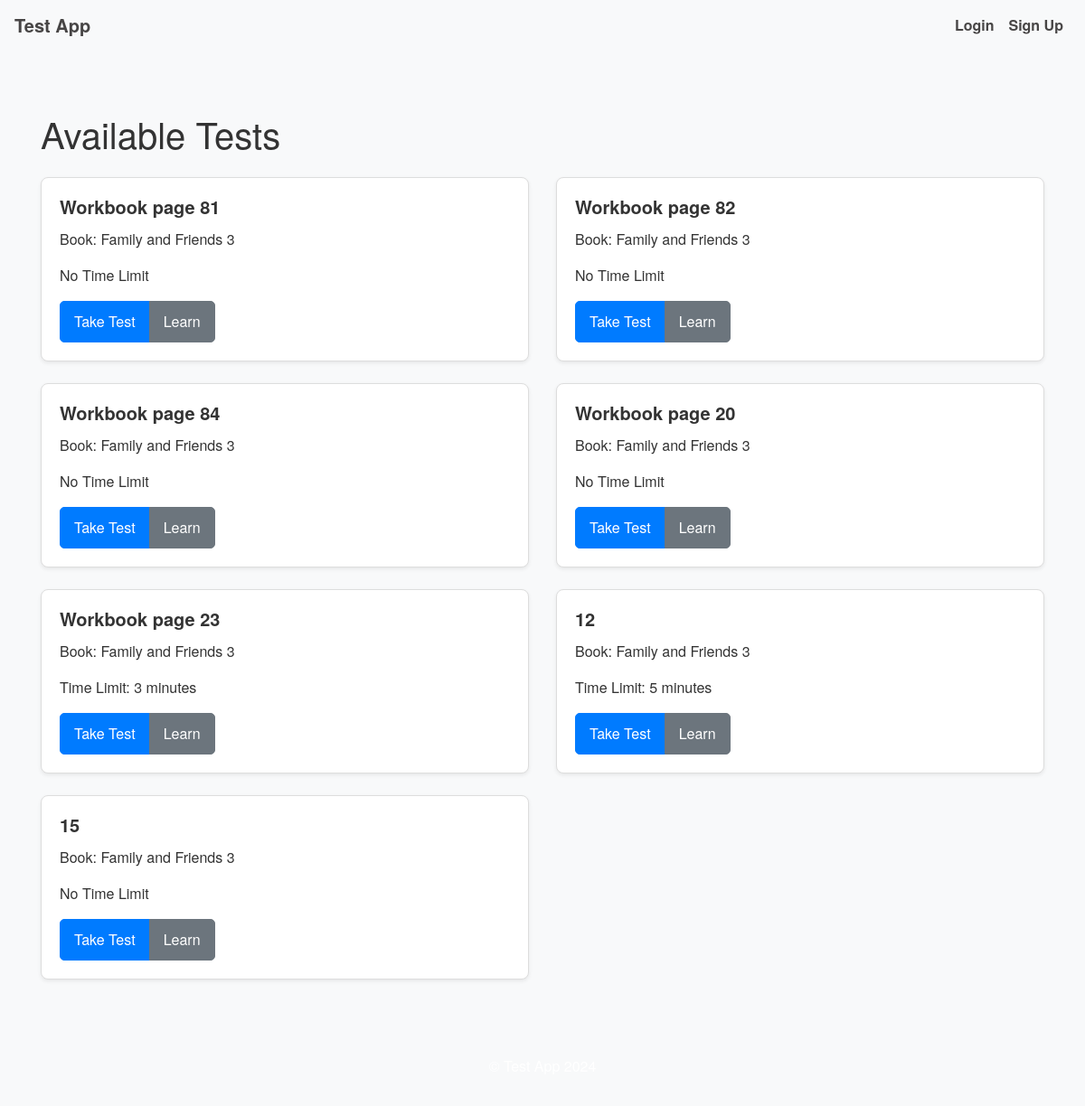
The page /book/5 on the database as committed earlier.
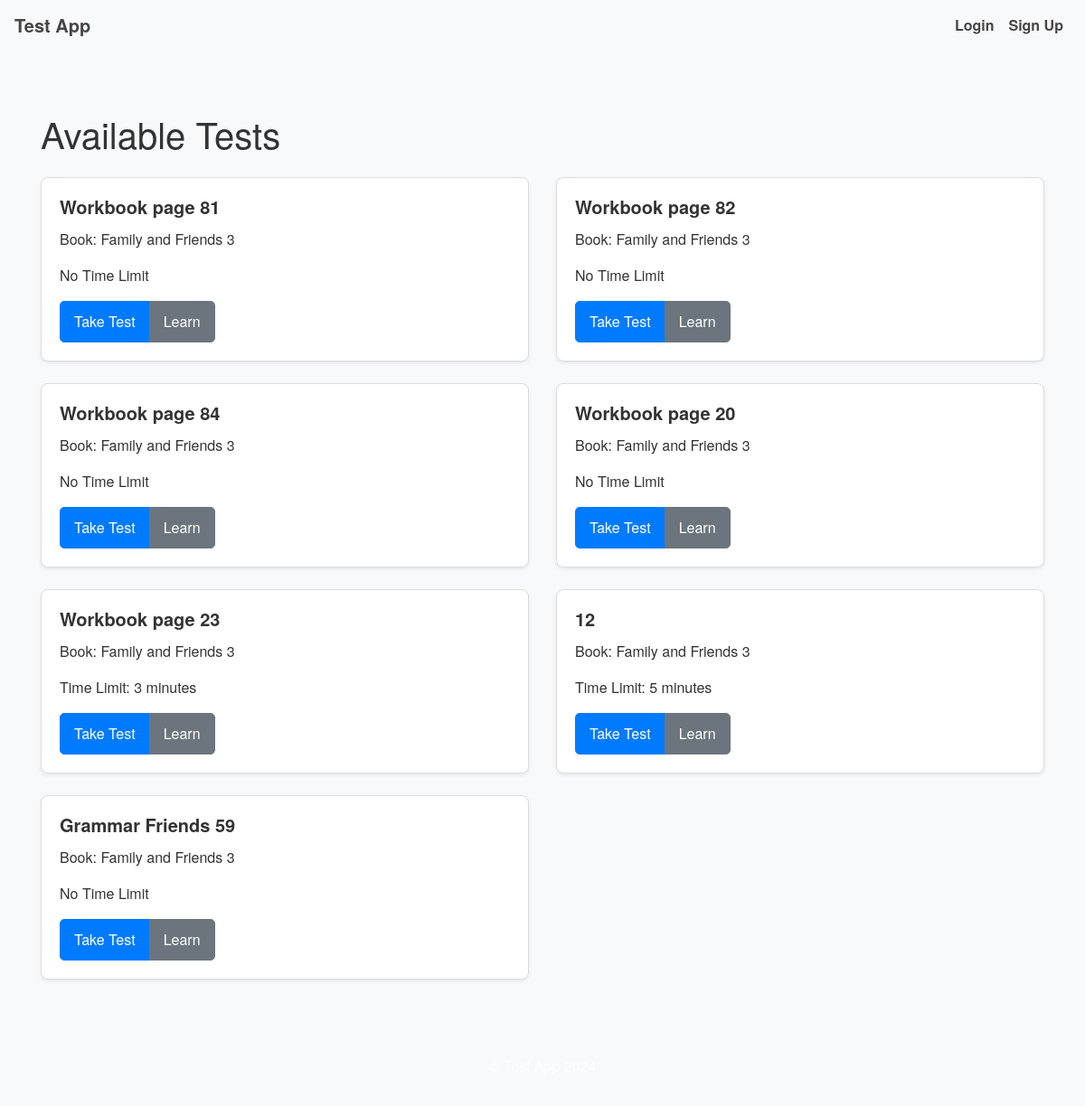
The same page on the database as committed later.
### app/models.py (models this page shows)
class Test(db.Model):
    __tablename__ = 'test'  # Explicitly specify table name
    id = db.Column(db.Integer, primary_key=True)
    name = db.Column(db.String(150), nullable=False)
    content = db.Column(db.Text, nullable=False)
    book_id = db.Column(db.Integer, db.ForeignKey('book.id'), nullable=False)
    time_limit = db.Column(db.Integer, nullable=True)  # Time limit in minutes
    shuffle_sentences = db.Column(db.Boolean, default=False)
    shuffle_paragraphs = db.Column(db.Boolean, default=False)
    test_results = db.relationship('TestResult', backref='test', lazy=True, cascade='all, delete-orphan')
    created_by = db.Column(db.Integer, db.ForeignKey('user.id'), nullable=False)
    learn_test_results = db.relationship('LearnTestResult', backref='test', lazy=True)

class Book(db.Model):
    __tablename__ = 'book'  # Explicitly specify table name
    id = db.Column(db.Integer, primary_key=True)
    title = db.Column(db.String(150), nullable=False)
    tests = db.relationship('Test', backref='book', lazy=True)

### app/routes/main.py (the view)
@main_bp.route('/book/<int:book_id>')
def book_tests(book_id):
    book = Book.query.get_or_404(book_id)
    tests = Test.query.filter_by(book_id=book.id).all()
    return render_template('main/book_tests.html', book=book, tests=tests)

### app/templates/main/book_tests.html (shortened to what this page needs)
{% extends "layouts/base.html" %}
{% block content %}
  <h1 class="my-4">Available Tests</h1>
  <div class="row">
    {% for test in tests %}
      <div class="col-12 col-md-6 mb-4">
        <div class="card h-100 shadow-sm">
          <div class="card-body">
            <h5 class="card-title">{{ test.name }}</h5>
            <p>Book: {{ test.book.title }}</p>
            {% if test.time_limit %}
              <p>Time Limit: {{ test.time_limit }} minutes</p>
            {% else %}
              <p>No Time Limit</p>
            {% endif %}
            <div class="btn-group" role="group">
              <a href="{{ url_for('tests.take_test', test_id=test.id) }}" class="btn btn-primary btn-sm">Take Test</a>
              <a href="{{ url_for('tests.learn_test', test_id=test.id) }}" class="btn btn-secondary">Learn</a>
        </div>
      </div>
    </div>
  </div>
{% else %}
  <p>No tests available.</p>
{% endfor %}
</div>
{% endblock %}

Rows that differ between the two databases and show on the page:
removed Test: name "15", book "Family and Friends 3", shows "No Time Limit"
now on this page (row edited): Test: name "Grammar Friends 59", book "Family and Friends 3", shows "No Time Limit"
